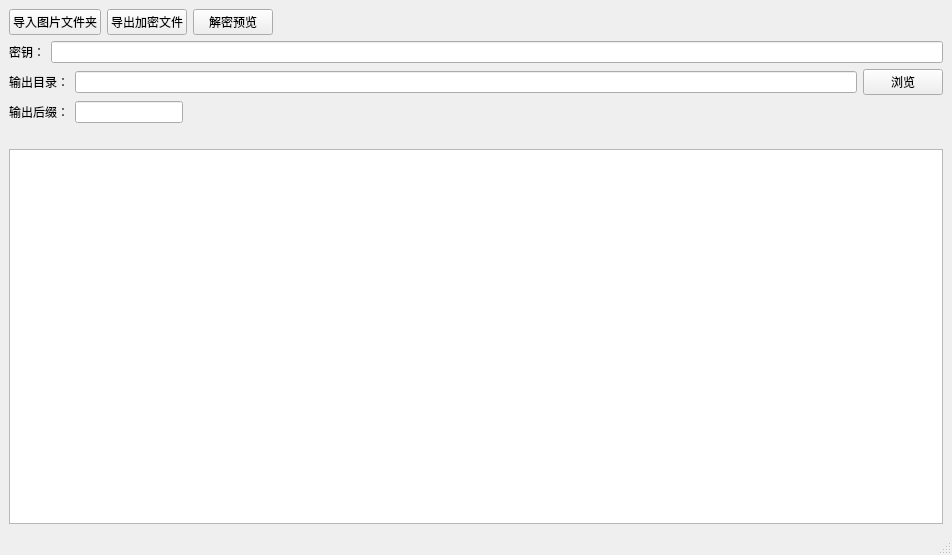
<?xml version="1.0" encoding="UTF-8"?>
<ui version="4.0">
 <class>MainWindow</class>
 <widget class="QMainWindow" name="MainWindow">
  <property name="geometry">
   <rect>
    <x>0</x>
    <y>0</y>
    <width>952</width>
    <height>555</height>
   </rect>
  </property>
  <property name="windowTitle">
   <string>PictureEncrypt</string>
  </property>
  <widget class="QWidget" name="centralwidget">
   <layout class="QGridLayout" name="gridLayout">
    <item row="0" column="0">
     <layout class="QHBoxLayout" name="horizontalLayout_4">
      <item>
       <widget class="QPushButton" name="m_importButton">
        <property name="sizePolicy">
         <sizepolicy hsizetype="Fixed" vsizetype="Fixed">
          <horstretch>0</horstretch>
          <verstretch>0</verstretch>
         </sizepolicy>
        </property>
        <property name="text">
         <string>导入图片文件夹</string>
        </property>
       </widget>
      </item>
      <item>
       <widget class="QPushButton" name="m_exportButton">
        <property name="sizePolicy">
         <sizepolicy hsizetype="Fixed" vsizetype="Fixed">
          <horstretch>0</horstretch>
          <verstretch>0</verstretch>
         </sizepolicy>
        </property>
        <property name="text">
         <string>导出加密文件</string>
        </property>
       </widget>
      </item>
      <item>
       <widget class="QPushButton" name="m_decryptPreviewButton">
        <property name="sizePolicy">
         <sizepolicy hsizetype="Fixed" vsizetype="Fixed">
          <horstretch>0</horstretch>
          <verstretch>0</verstretch>
         </sizepolicy>
        </property>
        <property name="text">
         <string>解密预览</string>
        </property>
       </widget>
      </item>
      <item>
       <spacer name="horizontalSpacer">
        <property name="orientation">
         <enum>Qt::Orientation::Horizontal</enum>
        </property>
        <property name="sizeHint" stdset="0">
         <size>
          <width>40</width>
          <height>20</height>
         </size>
        </property>
       </spacer>
      </item>
     </layout>
    </item>
    <item row="1" column="0">
     <layout class="QHBoxLayout" name="horizontalLayout_2">
      <item>
       <widget class="QLabel" name="labelKey">
        <property name="text">
         <string>密钥：</string>
        </property>
       </widget>
      </item>
      <item>
       <widget class="QLineEdit" name="m_keyEdit"/>
      </item>
     </layout>
    </item>
    <item row="2" column="0">
     <layout class="QHBoxLayout" name="horizontalLayout">
      <item>
       <widget class="QLabel" name="labelOutputDir">
        <property name="text">
         <string>输出目录：</string>
        </property>
       </widget>
      </item>
      <item>
       <widget class="QLineEdit" name="m_outputPathEdit"/>
      </item>
      <item>
       <widget class="QPushButton" name="m_browseOutputButton">
        <property name="text">
         <string>浏览</string>
        </property>
       </widget>
      </item>
     </layout>
    </item>
    <item row="3" column="0">
     <layout class="QHBoxLayout" name="horizontalLayout_3">
      <item>
       <widget class="QLabel" name="labelSuffix">
        <property name="text">
         <string>输出后缀：</string>
        </property>
       </widget>
      </item>
      <item>
       <widget class="QLineEdit" name="m_outputSuffixEdit">
        <property name="sizePolicy">
         <sizepolicy hsizetype="Fixed" vsizetype="Fixed">
          <horstretch>0</horstretch>
          <verstretch>0</verstretch>
         </sizepolicy>
        </property>
       </widget>
      </item>
      <item>
       <spacer name="horizontalSpacer_2">
        <property name="orientation">
         <enum>Qt::Orientation::Horizontal</enum>
        </property>
        <property name="sizeHint" stdset="0">
         <size>
          <width>40</width>
          <height>20</height>
         </size>
        </property>
       </spacer>
      </item>
     </layout>
    </item>
    <item row="4" column="0">
     <widget class="QLabel" name="m_infoLabel">
      <property name="text">
       <string/>
      </property>
     </widget>
    </item>
    <item row="5" column="0">
     <widget class="QListWidget" name="m_listWidget"/>
    </item>
   </layout>
  </widget>
  <widget class="QMenuBar" name="menubar">
   <property name="geometry">
    <rect>
     <x>0</x>
     <y>0</y>
     <width>952</width>
     <height>20</height>
    </rect>
   </property>
  </widget>
  <widget class="QStatusBar" name="statusbar"/>
 </widget>
 <resources/>
 <connections/>
</ui>
